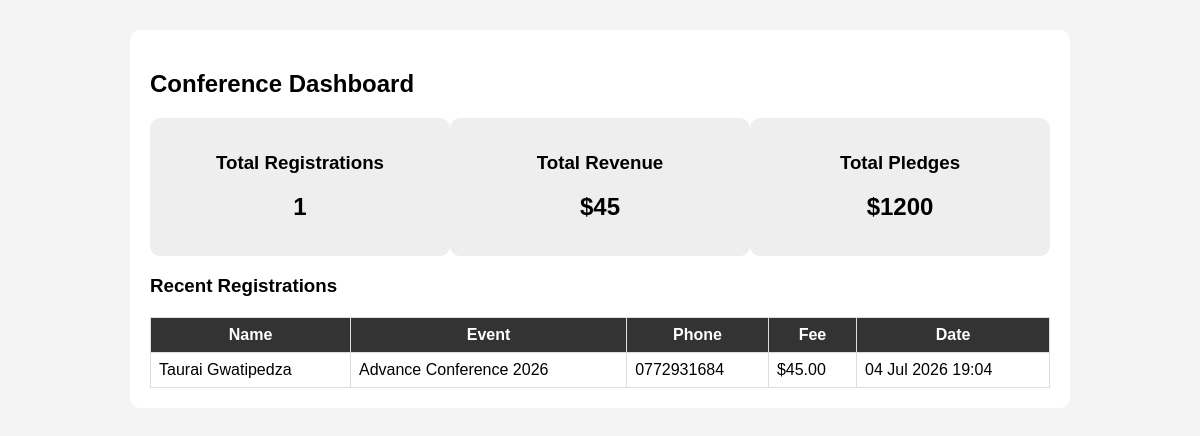
Page /register/dashboard/ on the earlier database version.
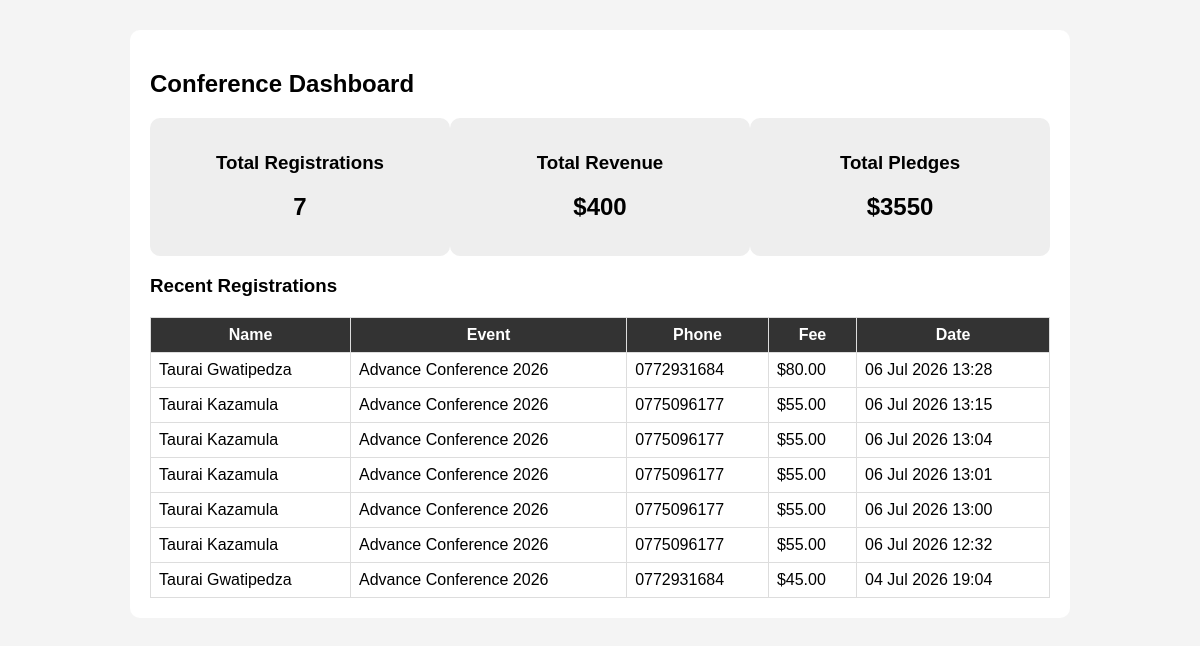
Same page on the later database version.
### registrations/models.py (models this page shows, shortened)
class Registration(models.Model):
    CATEGORY_CHOICES = [
        ("adult", "Adult ($20)"),
        ("young_generation", "Young Generation ($10)"),
        ("sunday_school", "Sunday School ($5)"),
    ]
    REGISTRATION_TYPES = [
        ("individual", "Individual"),
        ("family", "Family"),
    ]
    GENDER_CHOICES = [
        ("male", "Male"),
        ("female", "Female"),
    ]
    first_name = models.CharField(max_length=100)
    last_name = models.CharField(max_length=100)
    gender = models.CharField(
        max_length=10,
        choices=GENDER_CHOICES,
        default="male",
    )
    email = models.EmailField()
    phone = models.CharField(max_length=20)
    church = models.CharField(max_length=100)
    address = models.CharField(max_length=255)
    event = models.ForeignKey(
        "events.Event",
        on_delete=models.CASCADE,
    )
    registration_number = models.CharField(
        max_length=20,
        unique=True,
        blank=True,
    )
    registration_type = models.CharField(
        max_length=20,
        choices=REGISTRATION_TYPES,
        default="individual",
    )
    category = models.CharField(
        max_length=30,
        choices=CATEGORY_CHOICES,
        default="adult",
    )
    adults = models.PositiveIntegerField(default=0)
    young_generation = models.PositiveIntegerField(default=0)
    sunday_school = models.PositiveIntegerField(default=0)
    pledge = models.DecimalField(
        max_digits=10,
        decimal_places=2,
        default=0,
    )
    registration_fee = models.DecimalField(
        max_digits=10,
        decimal_places=2,
        default=0,
    )
    created_at = models.DateTimeField(default=timezone.now)

### events/models.py (models this page shows, shortened)
class Event(models.Model):
    STATUS_CHOICES = [
        ('Upcoming', 'Upcoming'),
        ('Ongoing', 'Ongoing'),
        ('Completed', 'Completed'),
    ]
    name = models.CharField(max_length=200)
    theme = models.CharField(max_length=300)
    description = models.TextField()
    venue = models.CharField(max_length=250)
    start_date = models.DateField()
    end_date = models.DateField()
    registration_open = models.DateField()
    registration_close = models.DateField()
    registration_fee = models.DecimalField(
        max_digits=10,
        decimal_places=2,
        default=0
    )
    capacity = models.IntegerField(default=0)
    status = models.CharField(
        max_length=20,
        choices=STATUS_CHOICES,
        default='Upcoming'
    )
    is_active = models.BooleanField(default=True)
    created_at = models.DateTimeField(auto_now_add=True)
    updated_at = models.DateTimeField(auto_now=True)

### registrations/views.py (the view)
# urls.py: path('dashboard/', views.dashboard, name='dashboard'),
def dashboard(request):
    registrations = Registration.objects.all().order_by('-created_at')
    total_registrations = registrations.count()
    total_revenue = registrations.aggregate(
        total=Sum('registration_fee')
    )['total'] or 0
    total_pledges = registrations.aggregate(
        total=Sum('pledge')
    )['total'] or 0
    return render(request, "registrations/dashboard.html", {
        "registrations": registrations,
        "total_registrations": total_registrations,
        "total_revenue": total_revenue,
        "total_pledges": total_pledges,
    })

### registrations/templates/registrations/dashboard.html (shortened to what this page needs)
<!DOCTYPE html>
<html>
<head>
</head>
<body>
<div class="container">
    <h2>Conference Dashboard</h2>
    <div class="stats">
        <div class="card">
            <h3>Total Registrations</h3>
            <h2>{{ total_registrations }}</h2>
        </div>
        <div class="card">
            <h3>Total Revenue</h3>
            <h2>${{ total_revenue }}</h2>
        </div>
        <div class="card">
            <h3>Total Pledges</h3>
            <h2>${{ total_pledges }}</h2>
        </div>
    </div>
    <h3>Recent Registrations</h3>
    <table>
        <tr>
            <th>Name</th>
            <th>Event</th>
            <th>Phone</th>
            <th>Fee</th>
            <th>Date</th>
        </tr>
        {% for r in registrations %}
        <tr>
            <td>{{ r.first_name }} {{ r.last_name }}</td>
            <td>{{ r.event.name }}</td>
            <td>{{ r.phone }}</td>
            <td>${{ r.registration_fee }}</td>
            <td>{{ r.created_at|date:"d M Y H:i" }}</td>
        </tr>
        {% endfor %}
    </table>
</div>
</body>
</html>

Differences in the rows shown:
added Registration: first_name "Taurai", last_name "Gwatipedza", event.name "Advance Conference 2026", phone "0772931684", registration_fee "80.00", created_at "06 Jul 2026 13:28"
added Registration: first_name "Taurai", last_name "Kazamula", event.name "Advance Conference 2026", phone "0775096177", registration_fee "55.00", created_at "06 Jul 2026 13:15"
added Registration: first_name "Taurai", last_name "Kazamula", event.name "Advance Conference 2026", phone "0775096177", registration_fee "55.00", created_at "06 Jul 2026 13:04"
added Registration: first_name "Taurai", last_name "Kazamula", event.name "Advance Conference 2026", phone "0775096177", registration_fee "55.00", created_at "06 Jul 2026 13:01"
added Registration: first_name "Taurai", last_name "Kazamula", event.name "Advance Conference 2026", phone "0775096177", registration_fee "55.00", created_at "06 Jul 2026 13:00"
added Registration: first_name "Taurai", last_name "Kazamula", event.name "Advance Conference 2026", phone "0775096177", registration_fee "55.00", created_at "06 Jul 2026 12:32"
Other differences:
{{ total_registrations }}: "1" → "7"
{{ total_revenue }}: "45" → "400"
{{ total_pledges }}: "1200" → "3550"
